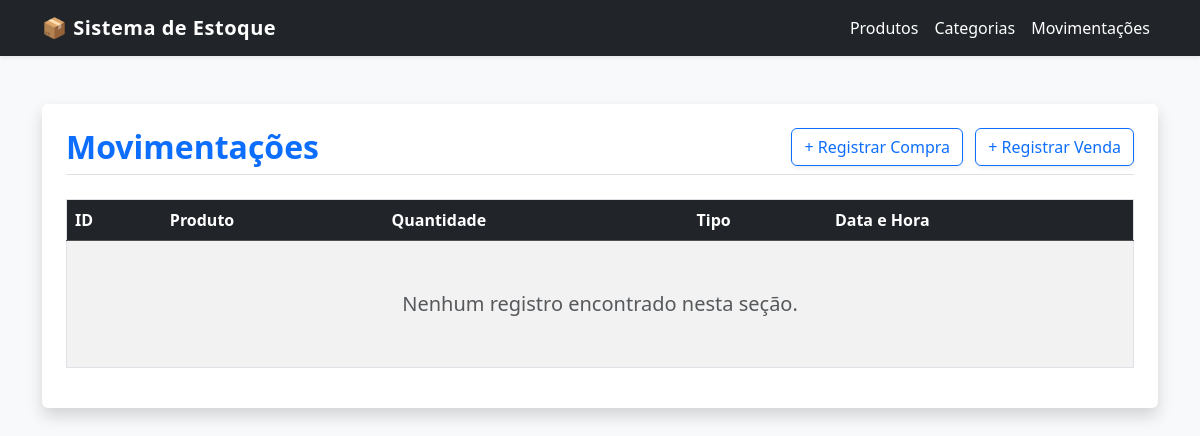
Before: /movimentacoes/listar/ with the older database file.
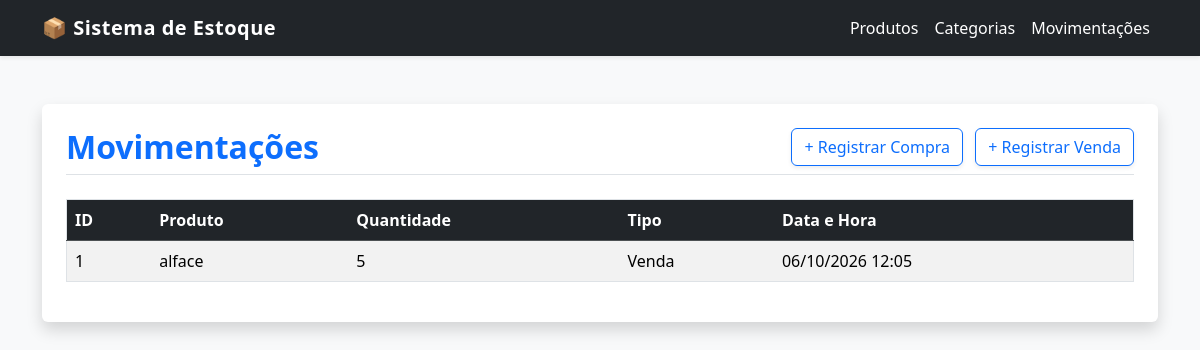
After: the same page with the newer database file.
### app/models.py (models this page shows, shortened)
class Produto(models.Model):
    nome = models.CharField(max_length=100)
    unidade_medida = models.CharField(max_length = 10)
    preco = models.DecimalField(max_digits=10, decimal_places=2)
    quantidade = models.IntegerField()
    categoria_id = models.ForeignKey(Categoria, on_delete=models.CASCADE)

### app/views.py (the view)
# urls.py: path('movimentacoes/listar/', views.movimentacao_listar, name='movimentacao_listar'),
def movimentacao_listar(request):
    movimentacoes = Movimentacao.objects.all()
    contexto = {
        'titulo': 'Movimentações',
        'botoes_extras': [
            {'url': 'registrar_compra', 'label': '+ Registrar Compra'},
            {'url': 'registrar_venda', 'label': '+ Registrar Venda'}
        ],
        'cabecalhos': ['ID', 'Produto', 'Quantidade', 'Tipo', 'Data e Hora'],
        'linhas': [
            {
                'id': m.id,
                'valores': [m.id, m.produto_id.nome, m.quantidade_movimentada, m.get_tipo_movimentacao_display(), m.data_hora.strftime('%d/%m/%Y %H:%M')]
            } for m in movimentacoes
        ]
    }
    return render(request, 'comum/listar_generico.html', contexto)

### app/templates/comum/listar_generico.html (shortened to what this page needs)
{% extends 'comum/base.html' %}
{% block conteudo %}
    <div class="d-flex justify-content-between align-items-center mb-4 pb-2 border-bottom">
        <h2 class="text-primary fw-bold mb-0">{{ titulo }}</h2>
        <div>
            {% if botoes_extras %}
                {% for botao in botoes_extras %}
                    <a href="{% url botao.url %}" class="btn btn-outline-primary shadow-sm ms-2">{{ botao.label }}</a>
                {% endfor %}
            {% endif %}
        </div>
    </div>
    <div class="table-responsive">
        <table class="table table-striped table-hover align-middle border">
            <thead class="table-dark">
                <tr>
                    {% for cabecalho in cabecalhos %}
                        <th>{{ cabecalho }}</th>
                    {% endfor %}
                </tr>
            </thead>
            <tbody>
                {% for linha in linhas %}
                <tr>
                    {% for valor in linha.valores %}
                        <td>{{ valor }}</td>
                    {% endfor %}
                </tr>
                {% empty %}
                <tr>
                    <td colspan="100%" class="text-center text-muted py-5">
                        <span class="fs-5">Nenhum registro encontrado nesta seção.</span>
                    </td>
                </tr>
                {% endfor %}
            </tbody>
        </table>
    </div>
{% endblock %}

Changed rows visible on the page:
added Produto: valores "alface"
Other visible differences:
new list line: "1 5 Venda 06/10/2026 12:05"
text no longer shown: "Nenhum registro encontrado nesta seção."
